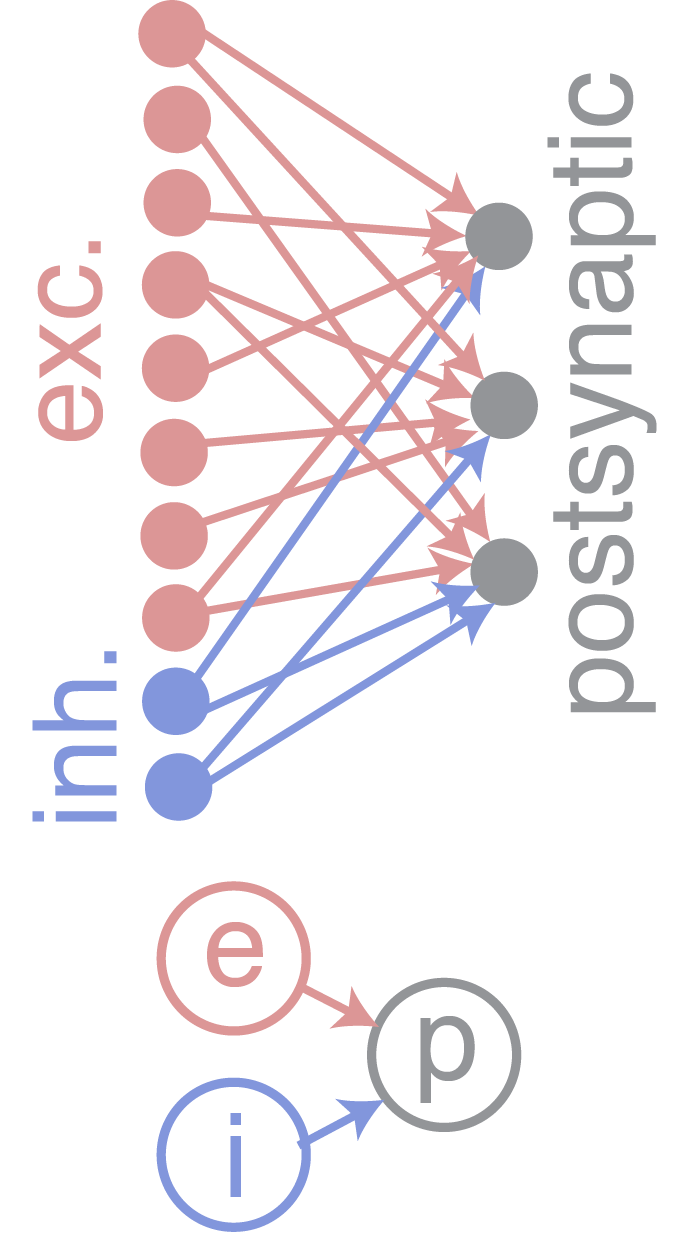
#> input picture CodeFromBook/FeedFwdNet.png, 688 x 1253 px
$ jupyter execute FeedFwdNet.ipynb   (shell and % lines are left out)
#> lines starting #> are read from the running program, lines starting #| are printed output that depends on the picture
[cell 1]
###############################################
## Import packages and specify some settings ##
###############################################
# Import packages
import numpy as np
import matplotlib.pyplot as plt
import seaborn as sns

# This makes plots show up and look nice
sns.set(context='paper',style='white',font_scale=1.5,rc={"lines.linewidth":2.5})
sns.set_palette('muted')

# Keep this set to false unless you want to save figures and data
# (in which case you'll need to change some directories below)
SaveFigures=False
###############################################
###############################################

# For computing runtimes
from time import time as tm

# Seed random number generator so that
# we get the same results every time
# we run this code
np.random.seed(5)

# Discretized time
T=1000
dt=.1
time=np.arange(0,T,dt)

# Presynaptic rates summed across all
# presynaptic e and i neurons
re=8/1000
ri=15/1000

# Number of postsynaptic, exc, and inh neurons
N=100
Ne=2000
Ni=500

# Connection weights and probabilities
je=16
pe=0.1
ji=-16
pi=0.1


# Synapse parameters
Je=je*np.random.binomial(1,pe,(N,Ne))
Ji=ji*np.random.binomial(1,pi,(N,Ni))
taue=5
taui=5


# Neuron parameters
EL=-72
taum=10
Vth=5
Vre=-75
VT=-55
D=2


# Stationary mean of Ie and Ii
# from mean-field theory
we=je*pe*Ne
wi=ji*pi*Ni
IeBar=we*re
IiBar=wi*ri
IBar=IeBar+IiBar


# f-I curve fit from other file
data = np.load('./EIFfIcurve.npz',allow_pickle=True)
#> (reads CodeFromBook/EIFfIcurve.npz from the repository)
g=data['gfit']
theta=data['thetafit']
def f(I):
    return g*(I-theta)*(I>theta)


# Mean firing rate predicted from MF theory
rBarMF=f(IBar)
print('Postsynaptic rate predicted by MF approx. =',1000*rBarMF,'Hz')

# Generate spike densities
Se=np.random.binomial(1,re*dt,(Ne,len(time)))/dt
Si=np.random.binomial(1,ri*dt,(Ni,len(time)))/dt


# Euler solver to compute Is and V
t0=tm()
Ie=np.zeros((N,len(time)))
Ii=np.zeros((N,len(time)))
V=np.zeros((N,len(time)))
S=np.zeros((N,len(time)))
V[:,0]=EL
for i in range(len(time)-1):

    # Euler step
    V[:,i+1]=V[:,i]+dt*(-(V[:,i]-EL)+D*np.exp((V[:,i]-VT)/D)+Ie[:,i]+Ii[:,i])/taum
    Ie[:,i+1]=Ie[:,i]+dt*(-Ie[:,i]+Je@Se[:,i])/taue
    Ii[:,i+1]=Ii[:,i]+dt*(-Ii[:,i]+Ji@Si[:,i])/taui

    # Threshold-reset condition
    Inds=np.where(V[:,i+1]>=Vth)
    V[Inds,i+1]=Vre
    V[Inds,i]=Vth  # This makes plots nicer
    S[Inds,i+1]=1/dt
print('time for sim = ',tm()-t0,'s')

# Extract spike times and trial numbers
[I,J]=np.nonzero(Se)
eSpikeTimes=J*dt
eNeuronNumbers=I
[I,J]=np.nonzero(Si)
iSpikeTimes=J*dt
iNeuronNumbers=I
[I,J]=np.nonzero(S)
SpikeTimes=J*dt
NeuronNumbers=I

# Time-averaged, trial-averaged rate
rBar=np.mean(S)
print('Time-avg, trial-avg postsynaptic rate =',1000*rBar,'Hz')

# Compute a smoothed trial-averaged rate
# by convolving the mean of S with a kernel
sigma=10
s=np.arange(-3*sigma,3*sigma,dt)
k=np.exp(-(s**2)/(2*sigma**2))
k=k/(sum(k)*dt)
SmoothedRate=np.convolve(k,np.mean(S,axis=0),'same')*dt


# Make figure
plt.subplots(figsize=(11, 4))

NumToPlot=100

plt.subplot(1,3,1)
im = plt.imread('FeedFwdNet.png')
#> im is the input picture: shape (1253, 688, 3) float32; mean R, G, B 0.953, 0.933, 0.944
plt.imshow(im,interpolation='hanning')
plt.axis('off')
plt.title('A',loc='left')

plt.subplot(2,3,2)
plt.plot(eSpikeTimes[eNeuronNumbers<NumToPlot],eNeuronNumbers[eNeuronNumbers<NumToPlot],'r.',markersize=3)
#plt.xlabel('time (ms)')
plt.ylabel('exc. neuron\nindex')
plt.title('B',loc='left')
sns.despine()

plt.subplot(2,3,5)
plt.plot(iSpikeTimes[iNeuronNumbers<NumToPlot],iNeuronNumbers[iNeuronNumbers<NumToPlot],'b.',markersize=3)
plt.xlabel('time (ms)')
plt.ylabel('inh. neuron\nindex')
plt.title('C',loc='left')
sns.despine()

plt.subplot(2,3,3)
plt.plot(SpikeTimes[NeuronNumbers<NumToPlot],NeuronNumbers[NeuronNumbers<NumToPlot],'.',markersize=3,color='gray')
plt.ylabel('post. neuron\nindex')
plt.title('D',loc='left')
sns.despine()

plt.subplot(2,3,6)
plt.plot(time,1000*SmoothedRate,color='gray')
plt.plot(time,1000*rBarMF+np.zeros_like(time),'k--')
plt.xlabel('time (ms)')
plt.ylabel('post.\nrate (Hz)')
plt.title('E',loc='left')
sns.despine()


plt.tight_layout()

# Save figure if needed
if SaveFigures:
      plt.savefig('../Figures/FeedFwdNet.pdf')
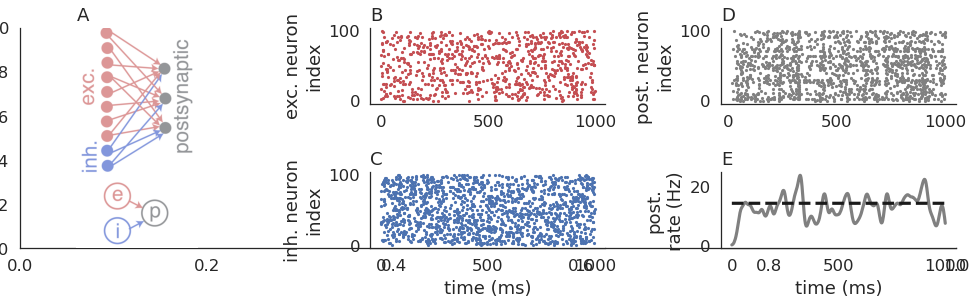
#> figure drawn by matplotlib, 5 panels; panel 5: curve peaks at x = 320, y = 23.59
